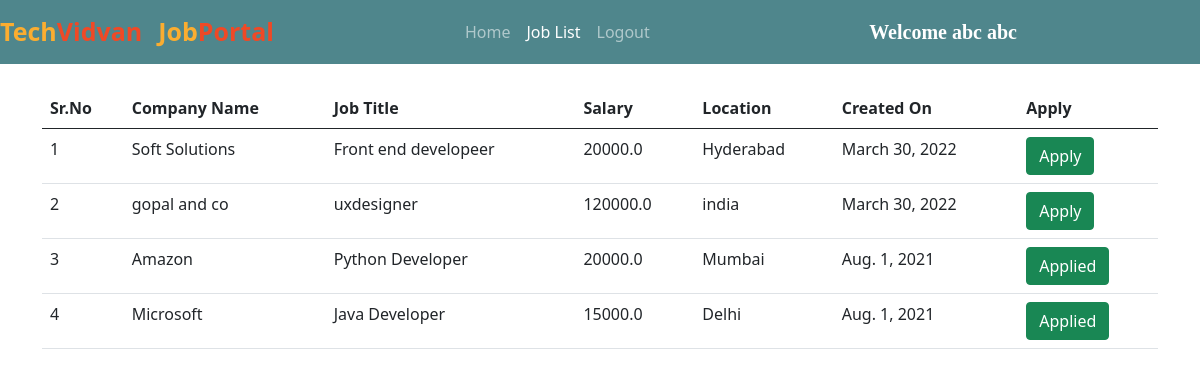
The app's page /all_jobs/ (signed in) with its own data.
### jobs/models.py (models this page shows, shortened)
class Job(models.Model):
    company = models.ForeignKey(Company, on_delete=models.CASCADE)
    start_date = models.DateField()
    end_date = models.DateField()
    title = models.CharField(max_length=200)
    salary = models.FloatField()
    image = models.ImageField(upload_to="")
    description = models.TextField(max_length=400)
    experience = models.CharField(max_length=100)
    location = models.CharField(max_length=100)
    skills = models.CharField(max_length=200)
    creation_date = models.DateField()

class Company(models.Model):
    user = models.ForeignKey(User, on_delete=models.CASCADE)
    phone = models.CharField(max_length=10)
    image = models.ImageField(upload_to="")
    gender = models.CharField(max_length=10)
    type = models.CharField(max_length=15)
    status = models.CharField(max_length=20)
    company_name = models.CharField(max_length=100)

### jobs/views.py (the view)
# urls.py: path("all_jobs/", views.all_jobs, name="all_jobs"),
def all_jobs(request):
    jobs = Job.objects.all().order_by('-start_date')
    applicant = Applicant.objects.get(user=request.user)
    apply = Application.objects.filter(applicant=applicant)
    data = []
    for i in apply:
        data.append(i.job.id)
    return render(request, "all_jobs.html", {'jobs':jobs, 'data':data})

### jobs/templates/all_jobs.html (shortened to what this page needs)
{% extends 'user_navbar.html' %}
{% block job_list %} active {% endblock %}
{% block body %}
<div class="container mt-4">
<table class="table table-hover" id="example">
    <thead>
        <tr>
            <th>Sr.No</th>
            <th>Company Name</th>
            <th>Job Title</th>
            <th>Salary</th>
            <th>Location</th>
            <th>Created On</th>
            <th>Apply</th>
        </tr>
    </thead>
    <tbody>
        {% for job in jobs %}
        <tr>
            <td>{{forloop.counter}}</td>
            <td>{{job.company.company_name}}</td>
            <td>{{job.title}}</td>
            <td>{{job.salary}}</td>
            <td>{{job.location}}</td>
            <td>{{job.creation_date}}</td>
            {% if job.id in data %}
            <td><a class="btn btn-success">Applied</a></td>
            {% else %}
            <td><a href="/job_detail/{{job.id}}/" class="btn btn-success">Apply</a></td>
            {% endif %}
        </tr>
        {% endfor %}
    </tbody>
</table>
</div>
{% endblock %}

### jobs/templates/user_navbar.html (shortened to what this page needs)
<!doctype html>
<html lang="en">
<head>
  <link href="https://cdn.jsdelivr.net/npm/bootstrap@5.0.2/dist/css/bootstrap.min.css" rel="stylesheet"
>
  <link rel="stylesheet" href="https://cdnjs.cloudflare.com/ajax/libs/font-awesome/5.15.3/css/all.min.css">
</head>
<body>
  <nav class="navbar navbar-expand-lg navbar-dark sticky-top">
      <a class="navbar-brand" href="/"><span class="head1">Tech</span><span class="head2">Vidvan</span></a>
      <a class="navbar-brand" href="#"><span class="head1">Job</span><span class="head2">Portal</span></a>
      <div class="container w-50">
        <div class="collapse navbar-collapse" id="navbarSupportedContent">
          <ul class="navbar-nav me-auto mb-2 mb-lg-0">
            <li class="nav-item">
              <a class="nav-link {% block home %}{% endblock %}" aria-current="page" href="/user_homepage/">Home</a>
            </li>
            <li class="nav-item">
              <a class="nav-link {% block job_list %}{% endblock %}" href="/all_jobs/">Job List</a>
            </li>
            <li class="nav-item">
              <a class="nav-link" href="/logout/">Logout</a>
            </li>
          </ul>
          <a class="navbar-brand" style="font-weight: bold; font-family: 'Times New Roman', Times, serif;"
            href="#">Welcome {{request.user.get_full_name}}</a>
        </div>
      </div>
  </nav>
  {% block body %}
  {% endblock %}
</body>
</html>
</html>

### jobs/templates/user_navbar.html (style rules this page uses)
.navbar { background-color: #4f868c; }
.head1 { color: #FBAD30; font-size: 25px; font-weight: bold; height: 50px; }
.head2 { color: #EF4926; font-size: 25px; font-weight: bold; }

### records on screen
Job: company.company_name "Soft Solutions", title "Front end developeer", salary "20000.0", location "Hyderabad", creation_date "March 30, 2022"
Job: company.company_name "gopal and co", title "uxdesigner", salary "120000.0", location "india", creation_date "March 30, 2022"
Job: company.company_name "Amazon", title "Python Developer", salary "20000.0", location "Mumbai", creation_date "Aug. 1, 2021", shows "Applied"
Job: company.company_name "Microsoft", title "Java Developer", salary "15000.0", location "Delhi", creation_date "Aug. 1, 2021", shows "Applied"

### other values on screen
{{ request.user.get_full_name }} "abc abc"
